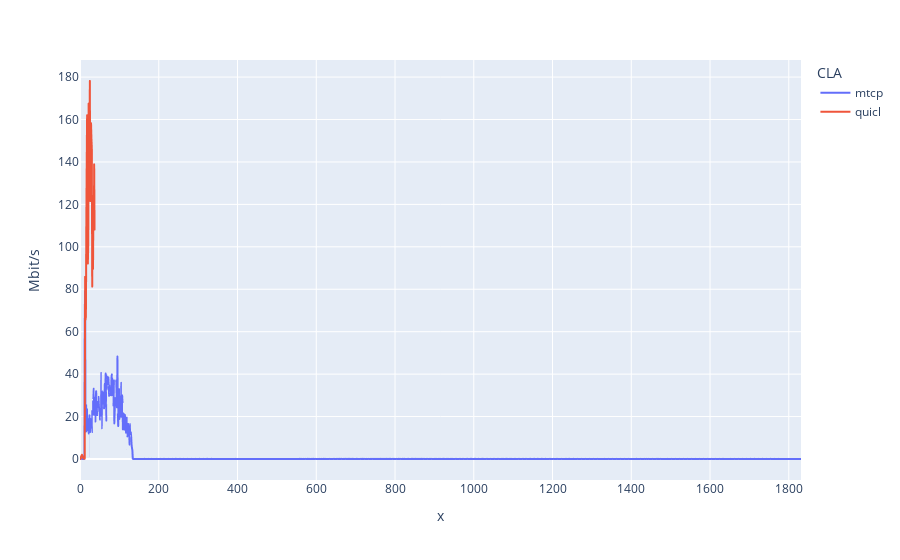

This figure's notebook cell:
### Code cell
fig = error_band_line(
    data_frame=cleared_mean,
    x=cleared_mean["dt"].dt.total_seconds(),
    y="Mbit/s",
    # error_y=cleared_std["Mbit/s"],
    # error_y_mode="band",
    color="CLA",
)
fig.show()

### Figure 1 — Plotly figure (JSON) as saved in the notebook; plotly's stock layout.template omitted (floating-point values rounded to 4 significant figures; data arrays with more than 128 entries replaced by an {"elided": "..."} marker saying what was removed)
{"data": [{"hovertemplate": "CLA=mtcp<br>x=%{x}<br>Mbit/s=%{y}<extra></extra>", "legendgroup": "mtcp", "line": {"color": "#636efa", "dash": "solid"}, "marker": {"symbol": "circle"}, "mode": "lines", "name": "mtcp", "showlegend": true, "type": "scattergl", "x": {"elided": "1832 int values"}, "xaxis": "x", "y": {"elided": "1832 float values"}, "yaxis": "y"}, {"hovertemplate": "CLA=quicl<br>x=%{x}<br>Mbit/s=%{y}<extra></extra>", "legendgroup": "quicl", "line": {"color": "#EF553B", "dash": "solid"}, "marker": {"symbol": "circle"}, "mode": "lines", "name": "quicl", "showlegend": true, "type": "scattergl", "x": [0, 1, 2, 3, 4, 5, 6, 7, 8, 9, 10, 11, 12, 13, 14, 15, 16, 17, 18, 19, 20, 21, 22, 23, 24, 25, 26, 27, 28, 29, 30, 31, 32, 33, 34, 35, 36, 37], "xaxis": "x", "y": [0, 0.006733, 0.3437, 1.219, 1.666, 1.996, 1.304, 0.9444, 0.6121, 0.3228, 0.1651, 0.1688, 0.1215, 85.84, 65.66, 67.23, 109.7, 136.8, 162.0, 161.6, 92.15, 102.5, 167.5, 131.6, 125.6, 178.2, 121.6, 138.4, 158.2, 151.3, 146.3, 81.28, 122.5, 89.64, 116.1, 108.6, 138.9, 108.1], "yaxis": "y"}], "layout": {"legend": {"title": {"text": "CLA"}, "tracegroupgap": 0}, "margin": {"t": 60}, "xaxis": {"anchor": "y", "domain": [0, 1], "title": {"text": "x"}}, "yaxis": {"anchor": "x", "domain": [0, 1], "title": {"text": "Mbit/s"}}}}
